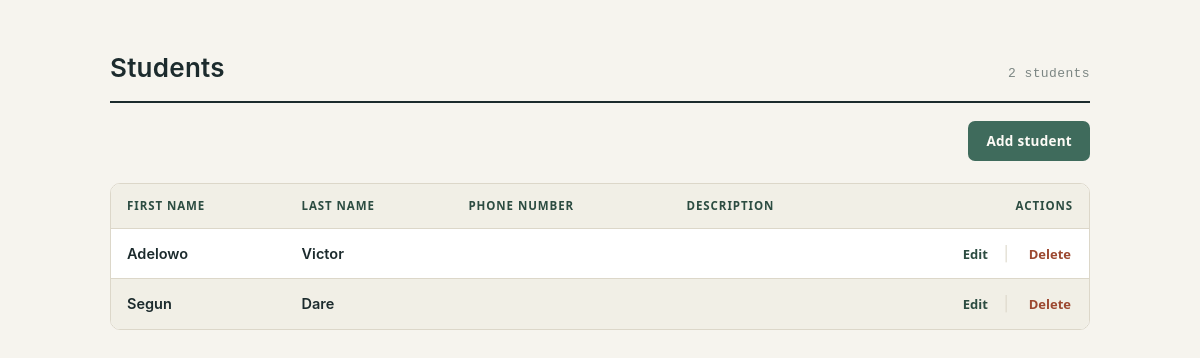
The page /students/ on the database its author committed.
### projectapp/models.py (models this page shows, shortened)
class Student(models.Model):
    first_name = models.CharField(max_length=100)
    last_name = models.CharField(max_length=100)

### projectapp/views.py (the view)
# urls.py: path("students/", views.student_list, name="student_list"),
def student_list(request):
    students = Student.objects.all()
    context = {"students": students}
    return render(request, "student/students-table.html", context)

### templates/student/students-table.html (shortened to what this page needs)
{% load static %}
<!doctype html>
<html lang="en">
  <head>
    <link rel="stylesheet" href="{% static 'css/output.css' %}" />
  </head>
  <body class="font-sans">
    <div class="wrap">
      <header class="page">
        <h1>Students</h1>
        <span class="count">{{students.count}} students</span>
      </header>
      <div class="toolbar">
        <a class="add-link" href="{% url 'create_students' %}">Add student</a>
      </div>
      <div class="card">
        <table>
          <thead>
            <tr>
              <th>First name</th>
              <th>Last name</th>
              <th>Phone number</th>
              <th>Description</th>
              <th class="actions-col">Actions</th>
            </tr>
          </thead>
          <tbody>
            {% for s in students %}
            <tr>
              <td class="name">{{s.first_name}}</td>
              <td class="name">{{s.last_name}}</td>
              <td class="phone">{{s.phone_number}}</td>
              <td class="desc">{{s.description}}</td>
              <td class="actions">
                <a class="edit" href="{% url 'edit_student' s.id %}">Edit</a
                ><span class="sep">|</span>
                <a class="delete" href="{% url 'delete_student' s.id %}"
                  >Delete</a
                >
              </td>
            </tr>
            {% endfor %}
          </tbody>
        </table>
      </div>
    </div>
  </body>
</html>

### templates/student/students-table.html (style rules this page uses)
:root { --ink: #1c2b2d; --paper: #f6f4ee; --card: #ffffff; --line: #dcd7c9; --moss: #3f6b5c; --moss-dark: #2c4c41; --clay: #c05b3c; --clay-dark: #9c4830; --muted: #7c8683; --stripe: #f1efe6; --radius: 10px; font-family: "Iowan Old Style", "Palatino Linotype", Georgia, serif; }
* { box-sizing: border-box; }
body { margin: 0; background: var(--paper); color: var(--ink); min-height: 100vh; padding: 48px 20px; }
.wrap { width: 100%; max-width: 980px; margin: 0 auto; }
header.page { display: flex; align-items: baseline; justify-content: space-between; border-bottom: 2px solid var(--ink); padding-bottom: 14px; margin-bottom: 10px; }
header.page h1 { font-size: 26px; letter-spacing: 0.01em; margin: 0; font-weight: 600; }
header.page .count { font-family: ui-monospace, "SF Mono", Menlo, monospace; font-size: 13px; color: var(--muted); letter-spacing: 0.03em; }
.toolbar { display: flex; justify-content: flex-end; margin: 18px 0 22px 0; }
.add-link { font-family: ui-sans-serif, system-ui, sans-serif; font-weight: 600; font-size: 13.5px; letter-spacing: 0.02em; color: #fdfbf6; background: var(--moss); padding: 10px 18px; border-radius: 7px; text-decoration: none; transition: background 0.15s ease; }
.card { background: var(--card); border: 1px solid var(--line); border-radius: var(--radius); overflow: hidden; }
table { width: 100%; border-collapse: collapse; }
thead th { text-align: left; font-family: ui-sans-serif, system-ui, sans-serif; font-size: 11.5px; text-transform: uppercase; letter-spacing: 0.08em; font-weight: 600; color: var(--moss-dark); background: var(--stripe); padding: 13px 16px; border-bottom: 1.5px solid var(--line); }
thead th.actions-col { text-align: right; }
tbody td { padding: 14px 16px; border-bottom: 1px solid var(--line); font-size: 14.5px; vertical-align: top; }
tbody tr:last-child td { border-bottom: none; }
tbody tr:nth-child(even) { background: var(--stripe); }
td.name { font-weight: 600; white-space: nowrap; }
td.phone { font-family: ui-monospace, "SF Mono", Menlo, monospace; font-size: 13.5px; color: #4b5654; white-space: nowrap; }
td.desc { font-family: ui-sans-serif, system-ui, sans-serif; font-size: 13px; color: #5a655f; line-height: 1.45; max-width: 280px; }
td.actions { text-align: right; white-space: nowrap; }
td.actions a { font-family: ui-sans-serif, system-ui, sans-serif; font-size: 13px; font-weight: 600; text-decoration: none; padding: 4px 2px; }
td.actions a.edit { color: var(--moss-dark); }
td.actions a.delete { color: var(--clay-dark); margin-left: 14px; }
.sep { color: var(--line); margin-left: 14px; }

### rows shown on the page
Student: first_name "Adelowo", last_name "Victor"
Student: first_name "Segun", last_name "Dare"

### other values the page prints
{{ students.count }} "2"
